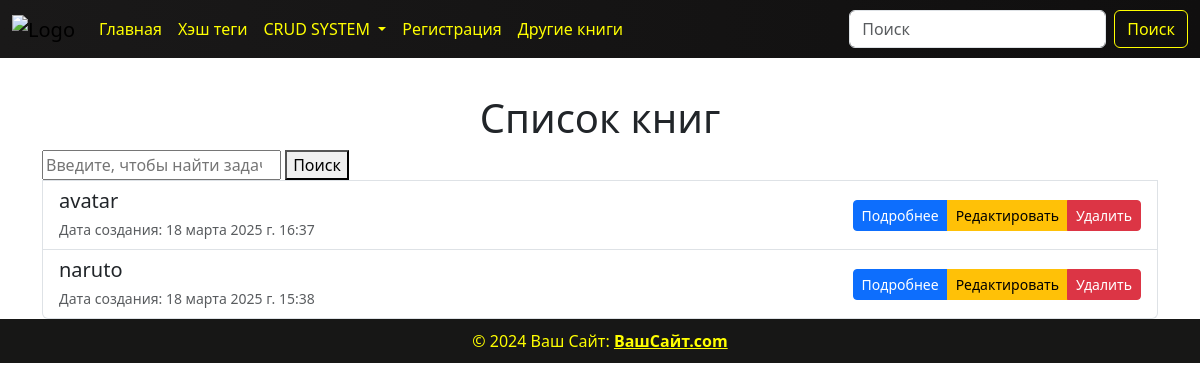
/task_list/, run on an earlier commit of the app's database.
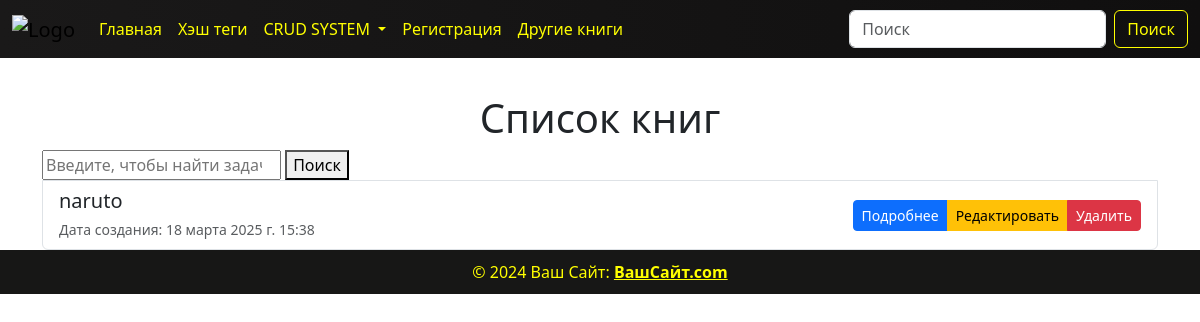
And on a later commit of the database.
### basket/models.py (models this page shows, shortened)
class TodoList(models.Model):
    STATUS = (
        ('✅', '✅'),
        ('❌', '❌'),
    )
    title = models.CharField(max_length=100)
    choice_books = models.ForeignKey(Books, on_delete=models.CASCADE)
    status = models.CharField(max_length=20,choices=STATUS, default='❌')
    created_at = models.DateTimeField(auto_now_add=True)
    updated_at = models.DateTimeField(auto_now=True)

### basket/views.py (the view)
# urls.py: path('task_list/', views.TaskListView.as_view(), name='task_list'),
class TaskListView(generic.ListView):
    template_name = 'basket/task_list.html'
    context_object_name = 'task'
    model = models.TodoList
    def get_queryset(self):
        return self.model.objects.all().order_by('-id')

### templates/basket/task_list.html (shortened to what this page needs)
{% load static %}
<!DOCTYPE html>
<html lang="en">
<head>
    <link href="https://cdn.jsdelivr.net/npm/bootstrap@5.3.3/dist/css/bootstrap.min.css" rel="stylesheet"
>
    <link rel="stylesheet" href="{% static 'css/show.css' %}">
</head>
<body>
{% include 'components/header.html' %}
<div class="container mt-4">
    <h1 class="text-center">Список книг</h1>
    <div class="list-group">
        <form action="{% url 'search_task' %}" method="GET">
            <input type="search" name="q" placeholder="Введите, чтобы найти задачу">
            <button type="submit">Поиск</button>
        </form>
        {% for i in task %}
            <div class="list-group-item d-flex justify-content-between align-items-center flex-wrap">
                <div>
                    <h5 class="mb-1">{{ i.title }}</h5>
                    <small class="text-muted">Дата создания: {{ i.created_at }}</small>
                </div>
                <div class="btn-group">
                    <a href="/task_list/{{ i.id }}/" class="btn btn-primary btn-sm">Подробнее</a>
                    <a href="/task_list/{{ i.id }}/update/" class="btn btn-warning btn-sm">Редактировать</a>
                    <a href="/task_list/{{ i.id }}/delete/" class="btn btn-danger btn-sm">Удалить</a>
                </div>
            </div>
        {% empty %}
            <p class="text-center">Книг пока нет.</p>
        {% endfor %}
    </div>
</div>
{% include 'components/footer.html' %}
</body>
</html>

What changed in the data, as far as the page shows it:
removed TodoList: title "avatar", created_at "18 марта 2025 г. 16:37"
